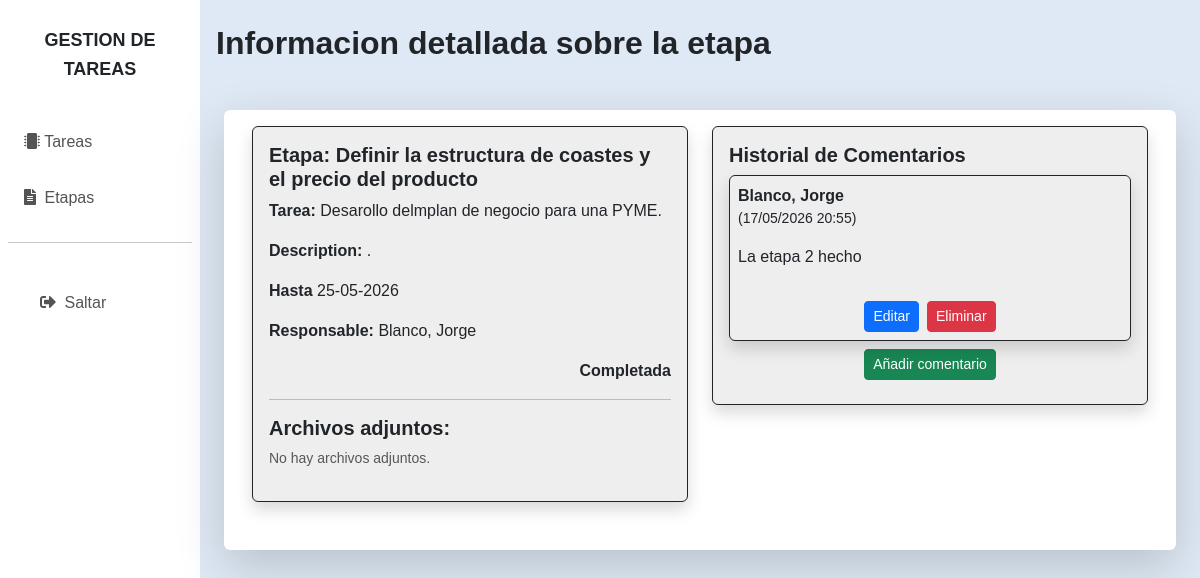
The page /stages/15/ (signed in) on the database its author committed.
### taskapp/models.py (models this page shows, shortened)
class Stage(models.Model):
    count = models.PositiveIntegerField(verbose_name='orden')
    title = models.CharField(max_length=100, verbose_name='titulo')
    description = models.TextField(null=False, blank=True, verbose_name='descripcion')
    start_date = models.DateTimeField(auto_now_add=True, verbose_name='fecha de inicio')
    end_date = models.DateTimeField(verbose_name='fecha de terminacion')
    status = models.BooleanField(default=False, verbose_name='completada')
    task = models.ForeignKey(
        Task,
        on_delete=models.CASCADE,
        related_name='stages',
        verbose_name='tarea')
    student = models.ForeignKey(
        settings.AUTH_USER_MODEL,
        on_delete=models.PROTECT,
        related_name='stages',
        limit_choices_to={'is_student': True},
        verbose_name='alumno')
    class Meta:
        ordering = ['task', 'count']

class Task(models.Model):
    title = models.CharField(max_length=100, verbose_name='titulo')
    description = models.TextField(null=False, blank=True, verbose_name='descripcion')
    start_date = models.DateTimeField(auto_now_add=True)
    end_date = models.DateTimeField(verbose_name='fecha de terminacion')
    status = models.BooleanField(default=False, verbose_name='completada')
    author = models.ForeignKey(
        settings.AUTH_USER_MODEL,
        on_delete=models.CASCADE,
        related_name='created_tasks',
        verbose_name='Autor de la tarea',
        null=True,
        blank=True
    )
    students = models.ManyToManyField(
        settings.AUTH_USER_MODEL,
        related_name='tasks_as_student',
        limit_choices_to={'is_student': True},
        verbose_name='alumnos'
    )
    tutor = models.ForeignKey(
        settings.AUTH_USER_MODEL,
        on_delete=models.PROTECT,
        related_name='tasks_as_tutor',
        limit_choices_to={'is_tutor': True},
        verbose_name='tutor')
    course = models.ForeignKey(
        Course,
        on_delete=models.PROTECT,
        related_name='tasks',
        verbose_name='cursos')

### myauth/models.py (models this page shows)
class User(AbstractBaseUser, PermissionsMixin):
    is_student = models.BooleanField(default=False)
    is_tutor = models.BooleanField(default=False)
    dni = models.CharField(max_length=10, unique=True)
    name = models.CharField(max_length=100)
    last_name = models.CharField(max_length=200)
    email = models.EmailField(unique=True)
    birthdate = models.DateField(null=True, blank=True)
    group = models.ForeignKey(
        'taskapp.Group',
        on_delete=models.PROTECT,
        related_name='users',
        null=True, # Optional: helps if you create a superuser without a department
        blank=True
    )
    is_active = models.BooleanField(default=True)
    is_staff = models.BooleanField(default=False)
    date_joined = models.DateTimeField(auto_now_add=True)
    objects = UserManager()
    USERNAME_FIELD = "email"   # Students will login using email
    REQUIRED_FIELDS = ["name"] # Fields prompted for during 'createsuperuser'
    def __str__(self):
        return f"{self.last_name}, {self.name}"

### commentapp/models.py (models this page shows, shortened)
class CommentStage(models.Model):
    stage = models.ForeignKey(
        Stage,
        on_delete=models.CASCADE,
        related_name='stage_comments',
        verbose_name='etapa'
    )
    user = models.ForeignKey(
        settings.AUTH_USER_MODEL,
        on_delete=models.CASCADE,
        related_name='user_stage_comments',
        verbose_name='usuario'
    )
    comment = models.TextField(null=False, blank=True, verbose_name='comentario')
    uploaded_at = models.DateTimeField(auto_now=True)

### taskapp/views.py (the view)
# urls.py: path('stages/<int:pk>/', StageDetailView.as_view(), name='stage_detail'),
class StageDetailView(DetailView):
    model = Stage
    template_name = 'stages/stage-detail.html'
    def get_context_data(self, **kwargs):
        context = super().get_context_data(**kwargs)
        context['comments'] = (CommentStage.objects.filter(stage=self.object)
                               .select_related('user').order_by('-uploaded_at'))
        return context

### taskapp/templates/stages/stage-detail.html (shortened to what this page needs)
{% extends "_base.html" %}
{% block content %}
<h2 class="fw-bold">Informacion detallada sobre la etapa</h2>
<div class="row bg-white px-3 py-3 mx-2 my-5 rounded pb-5 shadow-lg">
    <div class="col">
        <div class="card border-dark shadow" style="background: #eee">
            <div class="card-body">
                <h5 class="card-title fw-bold">Etapa: {{ object.title }}</h5>
                <p class="card-text"><span class="card-text fw-semibold">Tarea:</span> {{ object.task.title }}.</p>
                <p class="card-text"><span class="card-text fw-semibold">Description:</span> {{ object.description }}.</p>
                <p class="card-text"><span class="card-text fw-semibold">Hasta</span> {{ object.end_date|date:"d-m-Y" }}</p>
                <p class="card-text"><span class="card-text fw-semibold">Responsable:</span> {{ object.student }}</p>
                <div class="d-flex justify-content-end fw-bold">
                    {% if object.status %}
                    Completada
                    {% else %}
                    No completada
                    {% endif %}
                </div>
                <hr>
                <div class="mt-3">
                    <h5 class="fw-bold"> Archivos adjuntos:</h5>
                    <div class="row g-2">
                        {% for file_obj in object.files.all %}
                            <div class="col-12 col-md-6">
                                <div class="d-flex align-items-center p-2 border rounded bg-light shadow-sm">
                                    <i class="bi bi-file-earmark-text fs-3 me-2 text-secondary"></i>
                                    <div class="flex-grow-1 text-truncate">
                                        <small class="d-block text-muted" style="font-size: 0.75rem;">
                                            Subido el {{ file_obj.uploaded_at|date:"d/m/Y" }}
                                        </small>
                                        <a href="{{ file_obj.file.url }}" class="text-decoration-none link-dark fw-bold" target="_blank">
                                            {{ file_obj.filename }}
                                        </a>
                                    </div>
                                    <a href="{{ file_obj.file.url }}" download class="btn btn-outline-primary btn-sm ms-2">
                                        <i class="bi bi-download"></i>
                                    </a>
                                </div>
                            </div>
                        {% empty %}
                            <p class="text-muted small italic">No hay archivos adjuntos.</p>
                        {% endfor %}
                    </div>
                </div>
            </div>
        </div>
    </div>
    <section class="col">
        <div class="card border-dark shadow" style="background: #eee">
             <div class="card-body">
                <h5 class="card-title fw-bold">Historial de Comentarios</h5>
                {% for comment in comments %}
                    <div class="card border-dark shadow p-2 mb-1" style="background: #eee">
                        <strong>{{ comment.user }}</strong>
                        <small>({{ comment.uploaded_at|date:"d/m/Y H:i" }})</small>
                        <p>{{ comment.comment|linebreaks }}</p>
                        <div class="d-flex justify-content-center fw-bold mx-1">
                            <a href="{% url 'commentapp:stage_comment_edit' pk=comment.pk %}" class="btn btn-primary mx-1 btn-sm">Editar</a>
                            <a href="{% url 'commentapp:stage_comment_delete' pk=comment.pk %}" class="btn btn-danger mx-1 btn-sm">Eliminar</a>
                        </div>
                    </div>
                {% empty %}
                    <p>No hay comentarios para esta tarea.</p>
                {% endfor %}
                 <div class="d-flex justify-content-center fw-bold mb-1">
                        <a href="{% url 'commentapp:stage_comment_create' %}?stage={{ object.id }}" class="btn btn-success my-1 btn-sm">Añadir comentario</a>
                 </div>
             </div>
        </div>
    </section>
</div>
{% endblock %}

### myproject/static/style.css (style rules this page uses)
* { font-family: "Poppins", sans-serif; }
body { background: #dfe9f5; }

### rows shown on the page
Stage: title "Definir la estructura de coastes y el precio del producto", task "Desarollo delmplan de negocio para una PYME", end_date "25-05-2026", student "Blanco, Jorge"
CommentStage: user "Blanco, Jorge", uploaded_at "17/05/2026 20:55", comment "La etapa 2 hecho"
